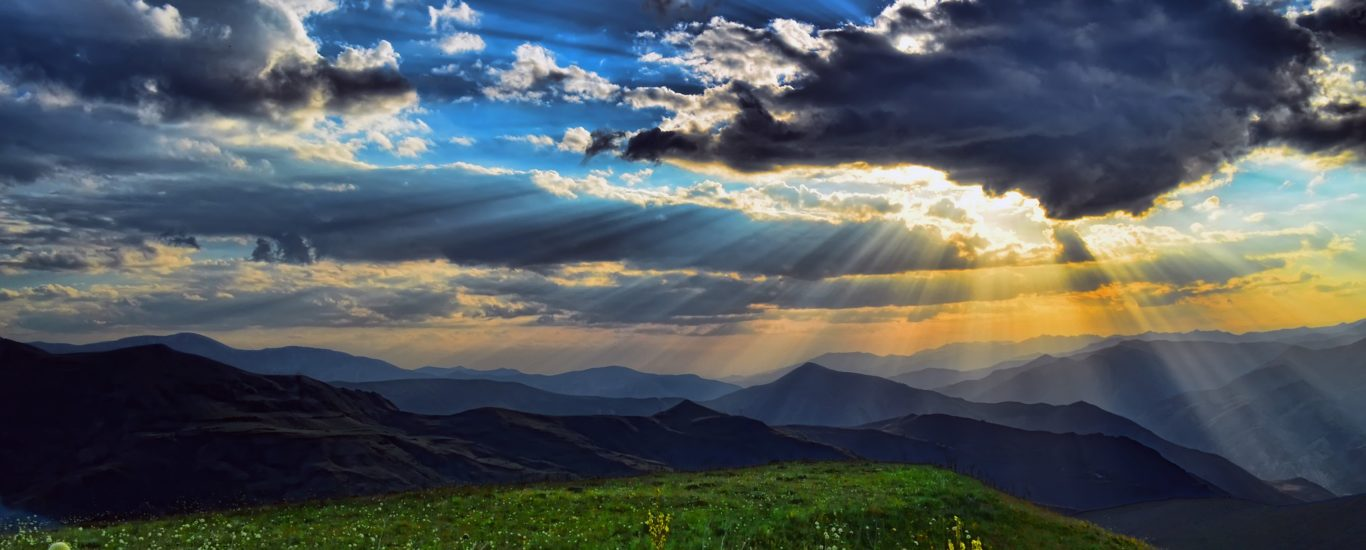
#> input picture Image Filtering/naturesample.jpg, 1366 x 550 px
$ python averaging_Filter.py
#> lines starting #> are read from the running program, lines starting #| are printed output that depends on the picture
import cv2
import numpy as np
import matplotlib.pyplot as plt

img = cv2.imread('naturesample.jpg',0)
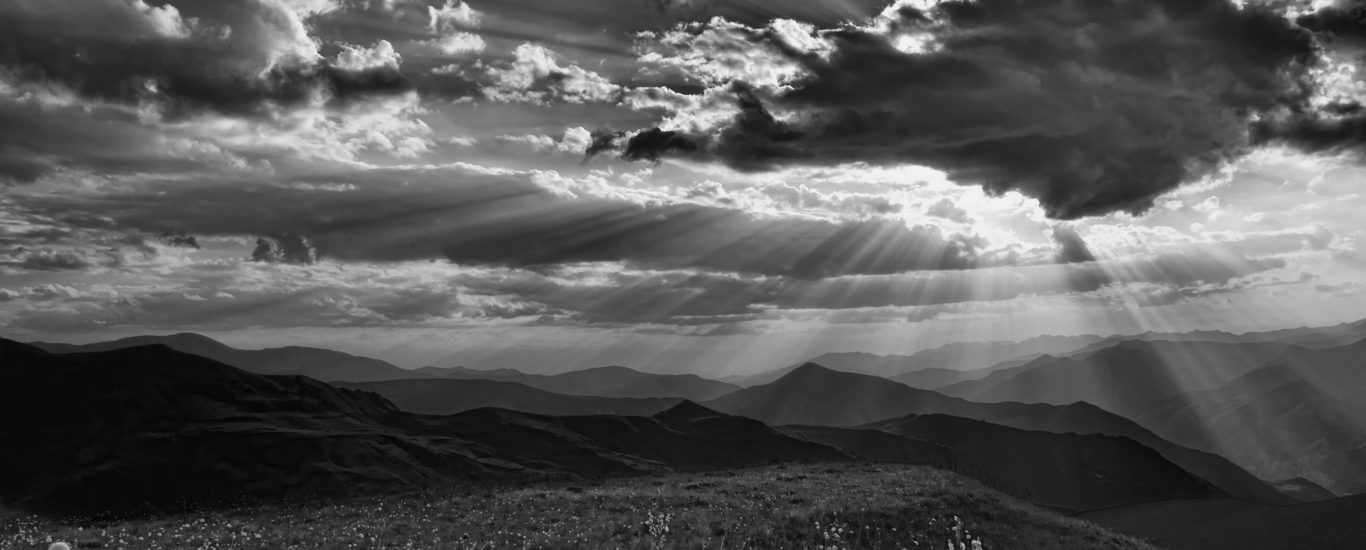
#> img: shape (550, 1366); min 0, max 255, mean 87.9
cv2.imshow('og-image',img)
cv2.waitKey(0)

height, width = img.shape
#> height = 550; width = 1366
N = 3
smoothing_arr = np.full((N,N),1/9)
print('starting filtering')
for y in range(height):
    for x in range(width):
        sum1 = 0
        for m in range(N):
            for n in range(N):
                sum1 += smoothing_arr[m][n]*img[(y+m)%height][(x+n)%width]
        img[(y+int(N/2))%height][(x+int(N/2))%width] = sum1
cv2.imshow('Image_smoothed.png',img)
cv2.waitKey(0)
